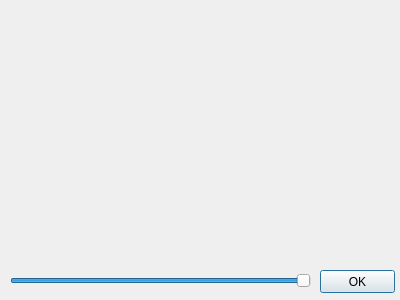
<?xml version="1.0" encoding="UTF-8"?>
<ui version="4.0">
 <class>ImageCompressor</class>
 <widget class="QDialog" name="ImageCompressor">
  <property name="geometry">
   <rect>
    <x>0</x>
    <y>0</y>
    <width>400</width>
    <height>300</height>
   </rect>
  </property>
  <property name="windowTitle">
   <string>Compressor</string>
  </property>
  <widget class="QLabel" name="imagePreview">
   <property name="geometry">
    <rect>
     <x>10</x>
     <y>10</y>
     <width>381</width>
     <height>251</height>
    </rect>
   </property>
   <property name="text">
    <string/>
   </property>
   <property name="alignment">
    <set>Qt::AlignCenter</set>
   </property>
  </widget>
  <widget class="QSlider" name="compSlider">
   <property name="geometry">
    <rect>
     <x>10</x>
     <y>270</y>
     <width>301</width>
     <height>22</height>
    </rect>
   </property>
   <property name="maximum">
    <number>100</number>
   </property>
   <property name="value">
    <number>100</number>
   </property>
   <property name="orientation">
    <enum>Qt::Horizontal</enum>
   </property>
  </widget>
  <widget class="QPushButton" name="okButton">
   <property name="geometry">
    <rect>
     <x>320</x>
     <y>270</y>
     <width>75</width>
     <height>23</height>
    </rect>
   </property>
   <property name="text">
    <string>OK</string>
   </property>
  </widget>
 </widget>
 <resources/>
 <connections/>
</ui>
